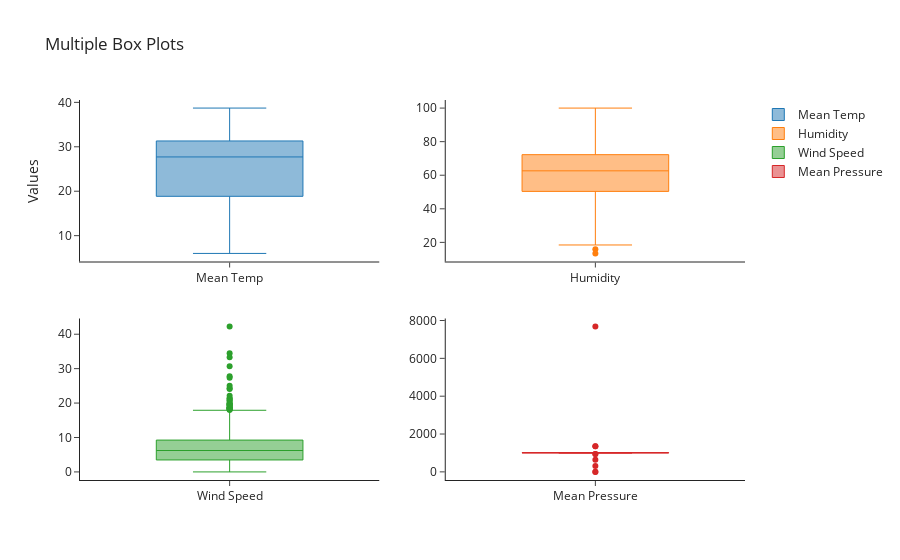
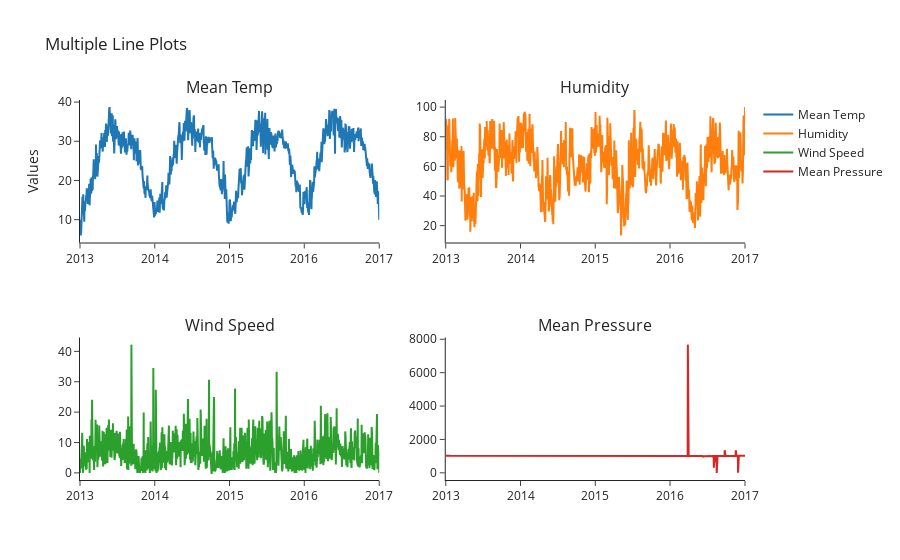

Notebook cell for these charts, in order:
### Code cell
# Graficos de ejemplo

### Figure 1 — Plotly figure (JSON) as saved in the notebook; plotly's stock layout.template omitted (floating-point values rounded to 4 significant figures; data arrays with more than 128 entries replaced by an {"elided": "..."} marker saying what was removed)
{"data": [{"boxpoints": "outliers", "line": {"width": 1}, "name": "Mean Temp", "type": "box", "xaxis": "x", "y": {"elided": "1462 float values"}, "yaxis": "y"}, {"boxpoints": "outliers", "line": {"width": 1}, "name": "Humidity", "type": "box", "xaxis": "x2", "y": {"elided": "1462 float values"}, "yaxis": "y2"}, {"boxpoints": "outliers", "line": {"width": 1}, "name": "Wind Speed", "type": "box", "xaxis": "x3", "y": {"elided": "1462 float values"}, "yaxis": "y3"}, {"boxpoints": "outliers", "line": {"width": 1}, "name": "Mean Pressure", "type": "box", "xaxis": "x4", "y": {"elided": "1462 float values"}, "yaxis": "y4"}], "layout": {"title": {"text": "Multiple Box Plots"}, "xaxis": {"anchor": "y", "domain": [0, 0.45]}, "xaxis2": {"anchor": "y2", "domain": [0.55, 1]}, "xaxis3": {"anchor": "y3", "domain": [0, 0.45]}, "xaxis4": {"anchor": "y4", "domain": [0.55, 1]}, "yaxis": {"anchor": "x", "domain": [0.575, 1], "title": {"text": "Values"}}, "yaxis2": {"anchor": "x2", "domain": [0.575, 1]}, "yaxis3": {"anchor": "x3", "domain": [0, 0.425]}, "yaxis4": {"anchor": "x4", "domain": [0, 0.425]}}}

### Figure 2 — Plotly figure (JSON) as saved in the notebook; plotly's stock layout.template omitted (floating-point values rounded to 4 significant figures; data arrays with more than 128 entries replaced by an {"elided": "..."} marker saying what was removed)
{"data": [{"mode": "lines", "name": "Mean Temp", "type": "scatter", "x": {"elided": "1462 str values"}, "xaxis": "x", "y": {"elided": "1462 float values"}, "yaxis": "y"}, {"mode": "lines", "name": "Humidity", "type": "scatter", "x": {"elided": "1462 str values"}, "xaxis": "x2", "y": {"elided": "1462 float values"}, "yaxis": "y2"}, {"mode": "lines", "name": "Wind Speed", "type": "scatter", "x": {"elided": "1462 str values"}, "xaxis": "x3", "y": {"elided": "1462 float values"}, "yaxis": "y3"}, {"mode": "lines", "name": "Mean Pressure", "type": "scatter", "x": {"elided": "1462 str values"}, "xaxis": "x4", "y": {"elided": "1462 float values"}, "yaxis": "y4"}], "layout": {"annotations": [{"font": {"size": 16}, "showarrow": false, "text": "Mean Temp", "x": 0.225, "xanchor": "center", "xref": "paper", "y": 1, "yanchor": "bottom", "yref": "paper"}, {"font": {"size": 16}, "showarrow": false, "text": "Humidity", "x": 0.775, "xanchor": "center", "xref": "paper", "y": 1, "yanchor": "bottom", "yref": "paper"}, {"font": {"size": 16}, "showarrow": false, "text": "Wind Speed", "x": 0.225, "xanchor": "center", "xref": "paper", "y": 0.375, "yanchor": "bottom", "yref": "paper"}, {"font": {"size": 16}, "showarrow": false, "text": "Mean Pressure", "x": 0.775, "xanchor": "center", "xref": "paper", "y": 0.375, "yanchor": "bottom", "yref": "paper"}], "title": {"text": "Multiple Line Plots"}, "xaxis": {"anchor": "y", "domain": [0, 0.45]}, "xaxis2": {"anchor": "y2", "domain": [0.55, 1]}, "xaxis3": {"anchor": "y3", "domain": [0, 0.45]}, "xaxis4": {"anchor": "y4", "domain": [0.55, 1]}, "yaxis": {"anchor": "x", "domain": [0.625, 1], "title": {"text": "Values"}}, "yaxis2": {"anchor": "x2", "domain": [0.625, 1]}, "yaxis3": {"anchor": "x3", "domain": [0, 0.375]}, "yaxis4": {"anchor": "x4", "domain": [0, 0.375]}}}
